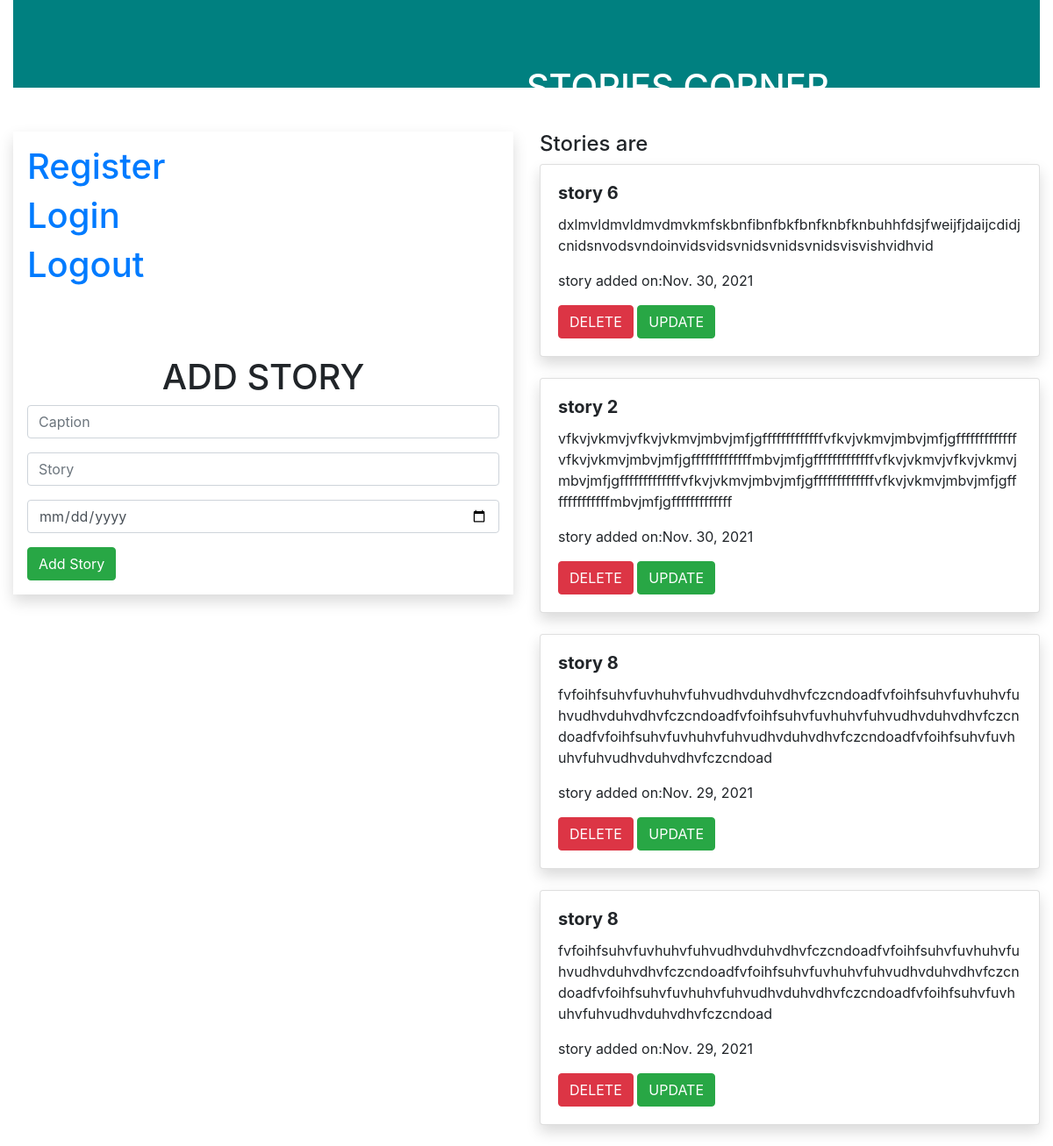
The page / on the database its author committed.
### storiesapp/models.py (models this page shows, shortened)
class Mystory(models.Model):
    name = models.CharField(max_length=100)
    desc = models.TextField()
    date = models.DateField(default=datetime.date.today)

### storiesapp/views.py (the view)
# urls.py: path('',views.story_view,name='story_view'),
def story_view(request):
    obj1=Mystory.objects.all()
    if request.method == 'POST':
        name=request.POST.get('name')
        desc=request.POST.get('desc')
        date=request.POST.get('date')
        obj=Mystory(name=name,desc=desc,date=date)
        obj.save()
    return render(request,'story_view.html',{'obj1':obj1})

### templates/story_view.html (shortened to what this page needs)
{% extends 'base.html' %}
{% block content %}
<div class="container-fluid">
    <div class="row">
        <div class="col-md-12">
            <div class="banner">
                <div class="banner-text">
                    <center><h1>STORIES CORNER</h1></center>
                    <br>
                </div>
            </div>
        </div>
    </div>
    <div class="row">
        <div class="col-md-6">
            <form method="post" class="p-3 shadow">
                <h1><a href="accounts/register">Register</a></h1>
                <h1><a href="accounts/login">Login</a></h1>
                <h1><a href="accounts/logout">Logout</a></h1><br><br><br>
                <center><h1>ADD STORY</h1></center>
                <div class="form-group">
                    <input type="text" name="name" class="form-control" placeholder="Caption">
                </div>
                <div class="form-group">
                    <input type="text" name="desc" class="form-control" placeholder="Story">
                </div>
                <div class="form-group">
                    <input type="date" name="date" class="form-control">
                </div>
                <input type="submit" class="btn btn-success" value=" Add Story">
            </form>
        </div>
        <div class="col-md-6">
            <h4>Stories are</h4>
            {% for i in obj1 %}
            <div class="shadow card">
                <div class="card-body">
                    <h5 class="card-title"><b>{{i.name}}</b></h5>
                    <p>{{i.desc}}</p>
                    <p>story added on:{{i.date}}</p>
                    <a class="btn btn-danger" href="{% url 'delete' i.id %}">DELETE</a>
                    <a class="btn btn-success" href="{% url 'update' i.id %}">UPDATE</a>
                </div>
            </div>
            <br>
            {% endfor %}
        </div>
    </div>
</div>
{% endblock %}

### templates/base.html (shortened to what this page needs)
{% load static %}
<html>
<head>
    <link rel="stylesheet" href="https://stackpath.bootstrapcdn.com/bootstrap/4.1.3/css/bootstrap.min.css">
    <link rel="stylesheet" href="{% static 'style.css' %}">
</head>
<body>
{% block content %}
{% endblock %}
</body>
</html>

### stories/static/style.css (style rules this page uses)
.banner { background-color:teal; width:100%; height:100px; margin-bottom:50px; }
.banner-text { top:50%; left:50%; position:absolute; transformation:translate(-50%,-50%); color:white; }

### rows shown on the page
Mystory: name "story 6", desc "dxlmvldmvldmvdmvkmfskbnfibnfbkfbnfknbfknbuhhfdsjfweijfjdaijcdidjcnidsnvodsvndoinvidsvidsvnidsvnidsvnidsvisvishvidhvid", date "Nov. 30, 2021"
Mystory: name "story 2", desc "vfkvjvkmvjvfkvjvkmvjmbvjmfjgfffffffffffffvfkvjvkmvjmbvjmfjgfffffffffffffvfkvjvkmvjmbvjmfjgfffffffffffffmbvjmfjgfffffffffffffvfkvjvkmvjvfkvjvkmvjmbvjmfjgfffffffffffffvfkvjvkmvjmbvjmfjgfffffffffffffvfkvjvkmvjmbvjmfjgfffffffffffffmbvjmfjgfffffffffffff", date "Nov. 30, 2021"
Mystory: name "story 8", desc "fvfoihfsuhvfuvhuhvfuhvudhvduhvdhvfczcndoadfvfoihfsuhvfuvhuhvfuhvudhvduhvdhvfczcndoadfvfoihfsuhvfuvhuhvfuhvudhvduhvdhvfczcndoadfvfoihfsuhvfuvhuhvfuhvudhvduhvdhvfczcndoadfvfoihfsuhvfuvhuhvfuhvudhvduhvdhvfczcndoad", date "Nov. 29, 2021"
Mystory: name "story 8", desc "fvfoihfsuhvfuvhuhvfuhvudhvduhvdhvfczcndoadfvfoihfsuhvfuvhuhvfuhvudhvduhvdhvfczcndoadfvfoihfsuhvfuvhuhvfuhvudhvduhvdhvfczcndoadfvfoihfsuhvfuvhuhvfuhvudhvduhvdhvfczcndoadfvfoihfsuhvfuvhuhvfuhvudhvduhvdhvfczcndoad", date "Nov. 29, 2021"
